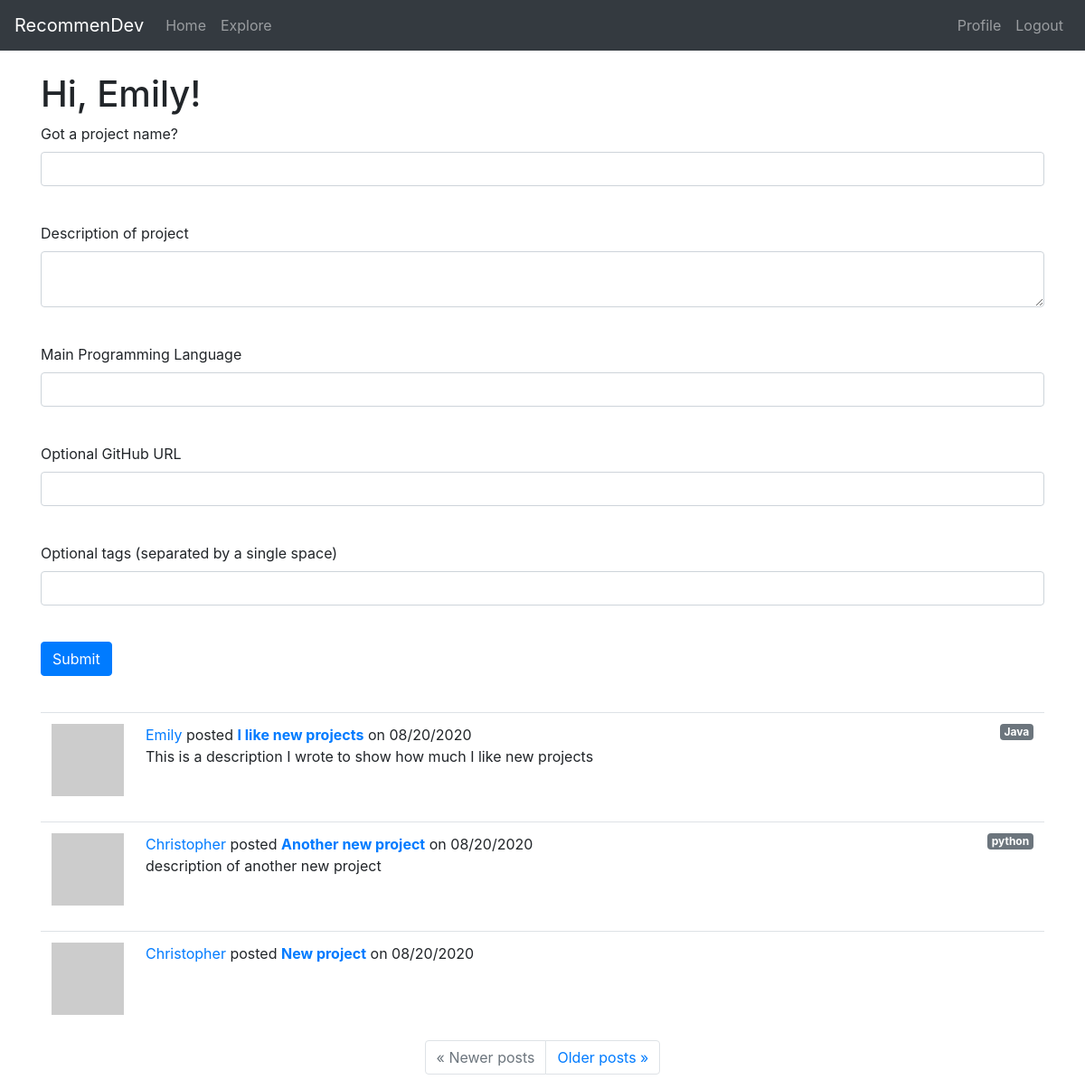
The page /index (signed in) on the database as committed earlier.
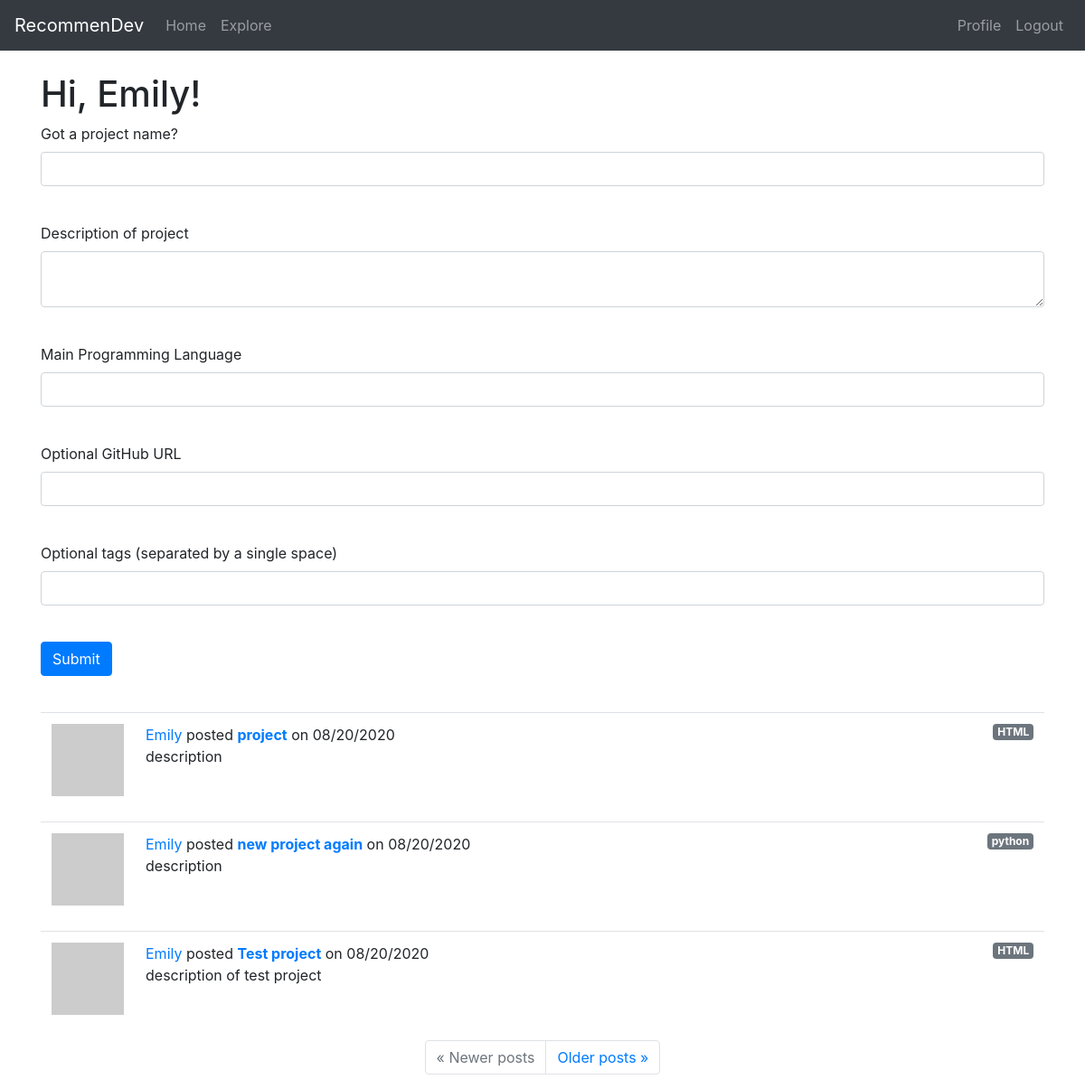
The same page on the database as committed later.
### app/models.py (models this page shows, shortened)
class User(UserMixin, db.Model):
    id = db.Column(db.Integer, primary_key=True)
    username = db.Column(db.String(30), index=True, unique=True)
    email = db.Column(db.String(50), index=True, unique=True)
    password_hash = db.Column(db.String(128))
    projects = db.relationship('Project', backref='owner', lazy='dynamic')
    about_me = db.Column(db.String(140))
    last_seen = db.Column(db.DateTime, default=datetime.utcnow)
    followed = db.relationship(
        'User', secondary=followers,
        primaryjoin=(followers.c.follower_id == id),
        secondaryjoin=(followers.c.followed_id == id),
        backref=db.backref('followers', lazy='dynamic'), lazy='dynamic')
    def avatar(self, size):
        digest = md5(self.email.lower().encode('utf-8')).hexdigest()
        return 'https://www.gravatar.com/avatar/{}?d=retro&s={}'.format(digest, size)
    def followed_projects(self):
        followed = Project.query.join(
            followers, (followers.c.followed_id == Project.user_id)).filter(
                followers.c.follower_id == self.id)
        own = Project.query.filter_by(user_id=self.id)
        return followed.union(own).order_by(Project.timestamp.desc())

class Project(db.Model):
    id = db.Column(db.Integer, primary_key=True)
    user_id = db.Column(db.Integer, db.ForeignKey('user.id'))
    title = db.Column(db.String(60))
    description = db.Column(db.String(150))
    timestamp = db.Column(db.DateTime, index=True, default=datetime.utcnow)
    language = db.Column(db.String(15))
    git_url = db.Column(db.String(50))
    tags = db.Column(db.String(60))

### app/routes.py (the view)
@app.route('/', methods=['GET', 'POST'])
@app.route('/index', methods=['GET', 'POST'])
@login_required
def index():
    form = ProjectForm()
    if form.validate_on_submit():
        project = Project(title=form.title.data, owner=current_user, description=form.description.data, language=form.language.data.upper(), git_url=form.git_url.data, tags=form.tags.data.lower())
        db.session.add(project)
        db.session.commit()
        flash('Project created!')
        return redirect(url_for('index'))
    page = request.args.get('page', 1, type=int)
    projects = current_user.followed_projects().paginate(page, app.config['POSTS_PER_PAGE'], False)
    next_url = url_for('index', page=projects.next_num) \
        if projects.has_next else None
    prev_url = url_for('index', page=projects.prev_num) \
        if projects.has_prev else None
    return render_template('index.html', title='Home', form=form, projects=projects.items, next_url=next_url, prev_url=prev_url)

### app/forms.py
class ProjectForm(FlaskForm):
    title = StringField('Got a project name?', validators=[DataRequired(), Length(min=1, max=60)])
    description = TextAreaField('Description of project', validators=[Length(min=0, max=150)])
    language = StringField('Main Programming Language', validators=[DataRequired(), Length(min=1, max=15)])
    git_url = StringField('Optional GitHub URL')
    tags = StringField('Optional tags (separated by a single space)', validators=[Length(min=0, max=60)])
    submit = SubmitField('Submit')

### app/models.py (called while the page is built)
@login.user_loader
def load_user(id):
    return User.query.get(int(id))

### app/routes.py (called while the page is built)
@app.before_request
def before_request():
    if current_user.is_authenticated:
        current_user.last_seen = datetime.utcnow()
        db.session.commit()

### app/templates/index.html (shortened to what this page needs)
{% extends "base.html" %}
{% block content %}
    <h1>Hi, {{ current_user.username }}!</h1>
    {% if form %}
    <form action ="" method="post">
        <div class="form-group">
            {{ form.title.label }}<br>
            {{ form.title(size=60, class="form-control") }}<br>
        </div>
        <div class="form-group">
            {{ form.description.label }}<br>
            {{ form.description(size=150, class="form-control") }}<br>
        </div>
        <div class="form-group">
            {{ form.language.label }}<br>
            {{ form.language(size=15, class="form-control") }}<br>
        </div>
        <div class="form-group">
            {{ form.git_url.label }}<br>
            {{ form.git_url(size=60, class="form-control") }}<br>
        </div>
        <div class="form-group">
            {{ form.tags.label }}<br>
            {{ form.tags(size=60, class="form-control") }}<br>
        </div>
        <p>{{ form.submit(class="btn btn-primary") }}</p>
    </form>
    <br>
    {% endif %}
    {% for project in projects %}
        {% include '_project.html' %}
    {% endfor %}
    <nav aria-label="...">
        <ul class="pagination justify-content-center">
            <li class="page-item{% if not prev_url %} disabled{% endif %}">
                <a class="page-link" href="{{ prev_url or '#' }}">
                    <span aria-hidden="true">&laquo;</span> Newer posts
                </a>
            </li>
            <li class="page-item{% if not next_url %} disabled{% endif %}">
                <a class="page-link" href="{{ next_url or '#' }}">
                    Older posts <span aria-hidden="true">&raquo;</span>
                </a>
            </li>
        </ul>
    </nav>
{% endblock %}

### app/templates/base.html (shortened to what this page needs)
<!DOCTYPE html>
<html lang="en">
<head>
    <link rel="stylesheet" href="https://stackpath.bootstrapcdn.com/bootstrap/4.5.2/css/bootstrap.min.css">
</head>
<body style="padding-top: 5rem;">
    <nav class="navbar navbar-expand-md navbar-dark bg-dark fixed-top">
        <a class="navbar-brand" href="{{ url_for('index') }}">RecommenDev</a>
        <div class="collapse navbar-collapse", id="navbarsExampleDefault">
            <ul class="navbar-nav mr-auto">
                <li class="nav-item"><a href="{{ url_for('index') }}" class="nav-link">Home</a></li>
                <li class="nav-item"><a href="{{ url_for('explore') }}" class="nav-link">Explore</a></li>
            </ul>
            <ul class="navbar-nav ml-auto">
                {% if current_user.is_anonymous %}
                <li class="nav-item"><a href="{{ url_for('login') }}" class="nav-link">Login</a></li>
                {% else %}
                <li class="nav-item"><a href="{{ url_for('user', username=current_user.username) }}" class="nav-link">Profile</a></li>
                <li class="nav-item"><a href="{{ url_for('logout') }}" class="nav-link">Logout</a></li>
                {% endif %}
            </ul>
        </div>
    </nav>
    <main role="main" class="container">
        {% block content %}{% endblock %}
    </main>
</body>
</html>

### app/templates/_project.html
<table class="table table-hover">
    <tr>
        <td width="70px">
            <a href="{{ url_for('user', username=project.owner.username) }}">
                <img src="{{ project.owner.avatar(70) }}" />
            </a>
        </td>
        <td>
            <span class="user_popup">
                <a href="{{ url_for('user', username=project.owner.username) }}">
                    {{ project.owner.username }}
                </a>
            </span>
            posted <a href="#"><b>{{ project.title }}</b></a> on {{ moment(project.timestamp).format('L') }}
            <a href="{{ url_for('language', language=project.language) }}" class="badge badge-secondary float-right">{% if project.language %} {{ project.language }} {% endif %}</a>
            <br> {% if project.description %} {{ project.description }} {% endif %}
        </td>
    </tr>
</table>

Rows that differ between the two databases and show on the page:
no longer on this page (row unchanged): Project: owner.username "Emily", title "I like new projects", timestamp "08/20/2020", language "Java", description "This is a description I wrote to show how much I like new projects"
no longer on this page (row unchanged): Project: owner.username "Christopher", title "Another new project", timestamp "08/20/2020", language "python", description "description of another new project"
no longer on this page (row unchanged): Project: owner.username "Christopher", title "New project", timestamp "08/20/2020"
added Project: owner.username "Emily", title "project", timestamp "08/20/2020", language "HTML", description "description"
added Project: owner.username "Emily", title "new project again", timestamp "08/20/2020", language "python", description "description"
added Project: owner.username "Emily", title "Test project", timestamp "08/20/2020", language "HTML", description "description of test project"
